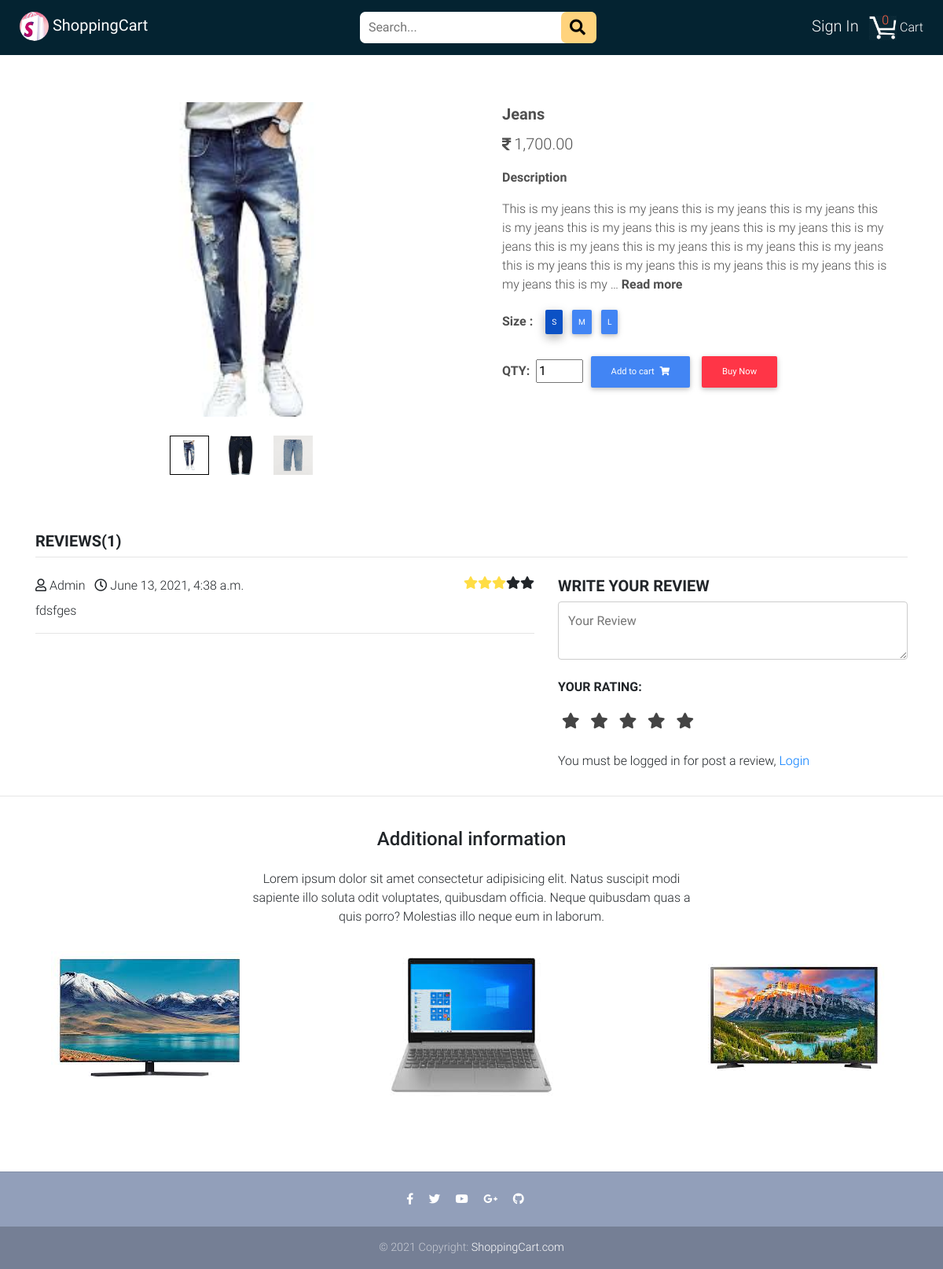
/product-detail/2/, run on the app's committed database.
### myshop/models.py (models this page shows, shortened)
class Product(models.Model):
    title = models.CharField(max_length=100)
    price = models.IntegerField()
    discounted_price = models.IntegerField(blank=True, null=True)
    description = models.TextField()
    tag = models.CharField(choices=LABEL_CHOICES,
                           max_length=15, blank=True, null=True)
    label = models.CharField(choices=LABEL_COLOR_CHOICES,
                             max_length=1, blank=True, null=True)
    brand = models.CharField(max_length=50)
    size = MultiSelectField(choices=SIZE_CHOICES, blank=True, null=True)
    category = models.ForeignKey(Category, on_delete=models.CASCADE)
    image = models.ImageField(upload_to='images')

class Product_Image(models.Model):
    product = models.ForeignKey(Product, on_delete=models.CASCADE)
    image = models.ImageField(upload_to='images')

class Review(models.Model):
    user = models.ForeignKey(User, models.CASCADE)
    product = models.ForeignKey(Product, models.CASCADE)
    comment = models.TextField(max_length=250)
    rate = models.IntegerField(default=0)
    created_at = models.DateTimeField(auto_now_add=True)

### myshop/views.py (the view)
# urls.py: path('product-detail/<int:id>/', views.ProductDetail, name='product_detail'),
def ProductDetail(request, id):
    product = Product.objects.filter(id=id)
    single_product = Product.objects.get(id=id)
    prod_img = Product_Image.objects.filter(product_id=id)
    off_percentage = 0
    if single_product.discounted_price:
        discount_cost = single_product.price - single_product.discounted_price
        off_percentage = (discount_cost * 100) / single_product.price
    product_discount_percentage = round(off_percentage)
    review = Review.objects.filter(product=single_product)
    p = product.first()
    cart_quantity = 0
    item_already_in_cart = False
    user = request.user
    if user.is_authenticated:
        item_already_in_cart = Cart.objects.filter(
            Q(product=p.id) & Q(user=request.user)).exists()
        cart_item = Cart.objects.filter(user=user)
        for i in cart_item:
            cart_quantity += i.quantity
    context = {
        'reviews': review,
        'cart_quantity': cart_quantity,
        'product': product,
        'single_product': single_product,
        'product_discount_percentage': product_discount_percentage,
        'prod_img': prod_img,
        'item_already_in_cart': item_already_in_cart
    }
    return render(request, 'product_detail.html', context)

### myshop/templates/product_detail.html (shortened to what this page needs)
{% extends "base.html" %}
{% load static %}
{% load humanize %}
{% block content %}
<main class="mt-5 pt-4" style="overflow-x: hidden;">
  <div class="container dark-grey-text mt-5" style="word-wrap: break-word;">
    <div class="row">
      <div class="col-md-6 mb-2">
        <div class="mb-4" style="display: flex; justify-content: center; width: 100%; height: 400px;">
          <img class="img-fluid" src="{{single_product.image.url}}" alt="" id="product-detail">
        </div>
        {% if prod_img %}
        <div class="product-links-wap mb-3">
          <div class="row" style="display: flex; justify-content: center;">
            <div class="mr-3 activeimg">
              <a href="#">
                <img class="img-fluid thumbpic active" style="width: 50px; height: 50px;"
                  src="{{single_product.image.url}}" alt="">
              </a>
            </div>
            {% for pi in prod_img %}
            <div class="mr-3 activeimg">
              <a href="#">
                <img class="img-fluid thumbpic" style="width: 50px; height: 50px;" src="{{pi.image.url}}" alt="">
              </a>
            </div>
            {% endfor %}
          </div>
        </div>
        {% endif %}
      </div>
      {% for prod in product %}
      <div class="col-md-6 mb-4">
        <div class="px-4" style="word-wrap: break-word;">
          <a>
            <p class="d-inline lead font-weight-bold">{{ prod.title }}</p>
          </a>
          <p class="lead mt-2">
            {% if prod.discounted_price %}
          <div class="mr-1" style="font-size: 15px;">
            <span style="font-size: 20px;"><i class="fa mr-1"
                style="font-size: 18px;">&#xf156;</i>{{prod.discounted_price|intcomma}}.00</span>
          </div>
          <div class="mt-3">
            <span style="font-size: 20px;"><strong>M.R.P.:</strong><del class="ml-2 mr-1"><i class="fa mr-1"
                  style="font-size: 18px;">&#xf156;</i>{{prod.price|intcomma}}.00</del></span>
            <small style="font-size: 17px;">({{product_discount_percentage}}% off)</small>
          </div>
          {% else %}
          <span><i class="fa mr-1" style="font-size: 18px;">&#xf156;</i>{{prod.price|intcomma}}.00</span>
          {% endif %}
          </p>
          <p class="font-weight-bold">Description</p>
          <p><span id="dots">{{prod.description|truncatewords:75}}</span>
            <a class="font-weight-bold" onclick="readMore()" id="readmore">Read more</a>
          </p>
          {% if single_product.size %}
          <div class="row">
            <div class="col-auto prod-size">
              <ul class="list-inline pb-2">
                <li class="list-inline-item font-weight-bold">Size :</li>
                 {% for field in single_product.size  %}
                  <label for="{{forloop.counter0}}" class="btn btn-primary btn-sm p-2 m-1 prodsize  {% if forloop.counter0 == 0 %} active {% endif %}">{{field}}</label>
                {% endfor %}
              </ul>
            </div>
          </div>
          {% endif %}
          <form class="d-inline justify-content-left">
            <strong class="font-weight-bold mr-1"><label for="qty">QTY:<label></strong>
            <input type="number" value="1" id="qty" name="qty" style="width: 60px;">
            {% if user.is_authenticated %}
            {% if item_already_in_cart %}
            <a href="{% url 'cart_item' %}" class="btn btn-warning btn-md my-0">Go to cart
              <i class="fas fa-shopping-cart ml-1"></i>
            </a>
            {% else %}
            <button class="btn btn-primary btn-md my-0" type="submit" formaction="/add-to-cart">Add to cart
              <i class="fas fa-shopping-cart ml-1"></i>
            </button>
            {% endif %}
            {% else %}
            <a href="{% url 'login' %}" class="btn btn-primary btn-md my-0" type="submit">Add to cart
              <i class="fas fa-shopping-cart ml-1"></i>
            </a>
            {% endif %}
            <button href="/buyNow/" type="submit" class="btn btn-danger btn-md my-0" formaction="/buyNow">Buy Now</button>
          </form>
        </div>
      </div>
      {% endfor %}
    </div>
  </div>
  <div class="container mt-5">
    <h5 class="text-uppercase font-weight-bold">Reviews({{reviews|length}})</h5>
    <hr class="mt-0 pt-0">
    <div class="row">
      <div class="col-sm-7 mt-2">
        {% if reviews %}
        {% for review in reviews %}
        <div class="review-heading">
          <a class="text-capitalize"><i class="far fa-user mr-1"></i>{{review.user.username}}</a>
          <a class="ml-2"><i class="far fa-clock mr-1"></i>{{review.created_at}}</a>
          <i class="fa fa-star {% if review.rate > 4 %} checked {% endif %}" style="float: right;"></i>
          <i class="fa fa-star {% if review.rate > 3 %} checked {% endif %}" style="float: right;"></i>
          <i class="fa fa-star {% if review.rate > 2 %} checked {% endif %}" style="float: right;"></i>
          <i class="fa fa-star {% if review.rate > 1 %} checked {% endif %}" style="float: right;"></i>
          <i class="fa fa-star {% if review.rate > 0 %} checked {% endif %}" style="float: right;"></i>
        </div>
        <div class="review-body mt-2">
          <p>{{review.comment}}</p>
        </div>
        <hr>
        {% endfor %}
        {% else %}
        Doesn't have any review !!
        {% endif %}
      </div>
      <div class="col-sm-5 mt-2">
        <h5 class="text-uppercase font-weight-bold">Write Your Review</h5>
        <form class="review-form" method="GET" action="/review">
          <div class="form-group">
            <textarea class="input" type="text" name="comment" placeholder="Your Review" required></textarea>
          </div>
          <div class="form-group">
            <div class="input rating">
              <p class="text-uppercase font-weight-bold">Your Rating: </p>
              <div class="rating-wrapper">
                <input type="radio" id="star-5" name="rate" value="5" /><label for="star-5" class="fas fa-star"></label>
                <input type="radio" id="star-4" name="rate" value="4" /><label for="star-4" class="fas fa-star"></label>
                <input type="radio" id="star-3" name="rate" value="3" /><label for="star-3" class="fas fa-star"></label>
                <input type="radio" id="star-2" name="rate" value="2" /><label for="star-2" class="fas fa-star"></label>
                <input type="radio" id="star-1" name="rate" value="1" required /><label for="star-1"
                  class="fas fa-star"></label>
              </div>
            </div>
          </div>
          {% if user.is_authenticated %}
          <button class="btn btn-danger btn-md m-0" type="submit">Post</button>
          {% else %}
          <p>You must be logged in for post a review, <a href="{% url 'login' %}">Login</a></p>
          {% endif %}
        </form>
      </div>
    </div>
  </div>
  <hr>
  <div class="row d-flex justify-content-center">
    <div class="col-md-6 text-center">
      <h4 class="my-4 h4">Additional information</h4>
      <p>Lorem ipsum dolor sit amet consectetur adipisicing elit. Natus suscipit modi sapiente illo soluta odit
        voluptates,
        quibusdam officia. Neque quibusdam quas a quis porro? Molestias illo neque eum in laborum.</p>
    </div>
  </div>
  <div class="row text-center">
    <div class="col-lg-4 col-md-12 mb-4">
      <img src="{% static 'img/15.jpg' %}" class="img-fluid" alt="">
    </div>
    <div class="col-lg-4 col-md-6 mb-4">
      <img src="{% static 'img/39.jpg' %}" class="img-fluid" alt="">
    </div>
    <div class="col-lg-4 col-md-6 mb-4">
      <img src="{% static 'img/16.jpg' %}" class="img-fluid" alt="">
    </div>
  </div>
</main>
{% endblock %}

### data on the page
Product: image (picture), title "Jeans", price "1,700", description "This is my jeans this is my jeans this is my jeans this is my jeans this is my jeans this is my jeans this is my jeans this is my jeans this is my jeans this is my jeans this is my jeans this is my jeans this is my jeans this is my jeans this is my jeans this is my jeans this is my jeans this is my jeans this is my …", size "S" "M" "L"
Product_Image: image (picture)
Product_Image: image (picture)
Review: user.username "Admin", created_at "June 13, 2021, 4:38 a.m.", comment "fdsfges"

### other printed values
{{ reviews|length }} "1"
